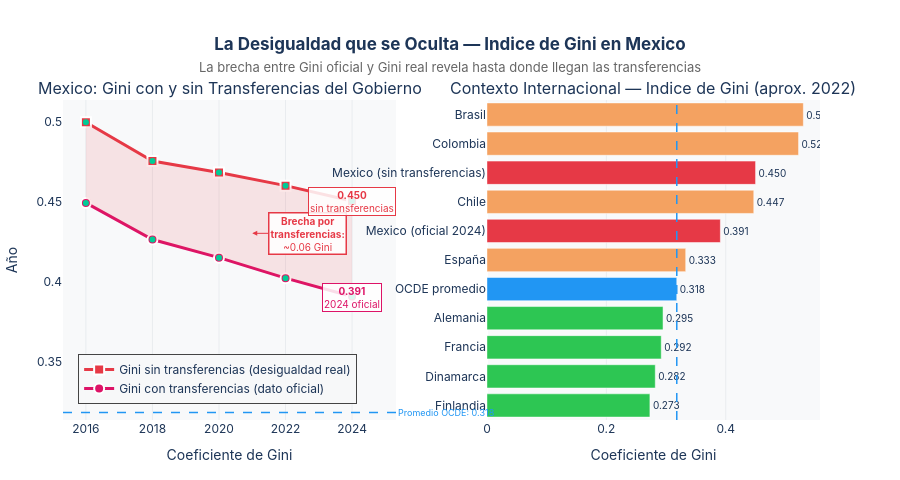

The notebook cell saved with this chart:
### Markdown cell above
---
## Acto II — El Gini: la mejora que necesita contexto

El coeficiente de Gini de México bajó de **0.449** en 2016 a **0.391** en 2024. Una mejora real.  
Pero hay dos datos que cambian la lectura:

1. **Sin transferencias del gobierno, el Gini sería 0.450** — 6 centésimas más alto en 2024. Las políticas sociales están *compensando* la desigualdad estructural, no corrigiéndola.
2. **Mexico sigue siendo uno de los paises más desiguales del mundo** — el promedio de la OCDE es 0.32. México está 22% por encima.

El ODS 10 pide reducir la desigualdad. Mexico la está cubriendo con transferencias, no con un modelo productivo más justo.

### Code cell
# ══════════════════════════════════════════════════════════════════════════════
# FIGURA 2 — Gini: con y sin transferencias + contexto OCDE
# ══════════════════════════════════════════════════════════════════════════════

gini_con  = get_serie('10R.4.1A').sort_values('periodo', ascending=False)
gini_sin  = get_serie('10R.4.1B').sort_values('periodo', ascending=False)

# Contexto internacional (valores OCDE 2022, aprox.)
ocde_ref = {
    'Dinamarca': 0.282, 'Finlandia': 0.273, 'Alemania': 0.295,
    'Francia': 0.292,   'España': 0.333,    'OCDE promedio': 0.318,
    'Chile': 0.447,     'Colombia': 0.522,  'Brasil': 0.530
}

fig_gini = make_subplots(
    rows=1, cols=2,
    subplot_titles=[
        'Mexico: Gini con y sin Transferencias del Gobierno',
        'Contexto Internacional — Indice de Gini (aprox. 2022)'
    ],
    horizontal_spacing=0.12
)

# ── Panel izq: Gini con y sin transferencias ──────────────────────────────────
fig_gini.add_trace(go.Scatter(
    x=gini_sin['periodo'], y=gini_sin['valor'],
    mode='lines+markers', name='Gini sin transferencias (desigualdad real)',
    line=dict(color=C_ALERTA, width=3),
    marker=dict(size=10, color=C_ALERTA, symbol='square',
                line=dict(width=2, color='white')),
    hovertemplate='<b>%{x}</b><br>Gini sin transf.: <b>%{y:.3f}</b><extra></extra>'
), row=1, col=1)

fig_gini.add_trace(go.Scatter(
    x=gini_con['periodo'], y=gini_con['valor'],
    mode='lines+markers', name='Gini con transferencias (dato oficial)',
    line=dict(color=C_ODS10, width=3),
    marker=dict(size=10, color=C_ODS10, symbol='circle',
                line=dict(width=2, color='white')),
    hovertemplate='<b>%{x}</b><br>Gini con transf.: <b>%{y:.3f}</b><extra></extra>'
), row=1, col=1)

# Rellenar la brecha
periodos_comunes = sorted(set(gini_con['periodo']) & set(gini_sin['periodo']))
gini_con_c = gini_con[gini_con['periodo'].isin(periodos_comunes)].sort_values('periodo')
gini_sin_c = gini_sin[gini_sin['periodo'].isin(periodos_comunes)].sort_values('periodo')

fig_gini.add_trace(go.Scatter(
    x=list(gini_con_c['periodo']) + list(gini_sin_c['periodo'][::-1]),
    y=list(gini_con_c['valor'])   + list(gini_sin_c['valor'][::-1]),
    fill='toself',
    fillcolor='rgba(230,57,70,0.12)',
    line=dict(width=0),
    showlegend=False,
    hoverinfo='skip',
    name='Brecha'
), row=1, col=1)

# Referencia OCDE
fig_gini.add_hline(
    y=0.318, line_dash='dash', line_color='#2196F3', line_width=1.5,
    row=1, col=1,
    annotation_text='Promedio OCDE: 0.318',
    annotation_position='right',
    annotation_font=dict(size=9, color='#2196F3')
)

# Anotación de la brecha
fig_gini.add_annotation(
    x=2021, y=0.430,
    text='<b>Brecha por<br>transferencias:</b><br>~0.06 Gini',
    showarrow=True, arrowhead=2, arrowcolor=C_ALERTA,
    ax=55, ay=0, font=dict(size=10, color=C_ALERTA),
    bgcolor='rgba(255,255,255,0.9)', bordercolor=C_ALERTA, borderwidth=1.5,
    row=1, col=1
)
fig_gini.add_annotation(
    x=2024, y=0.390,
    text='<b>0.391</b><br>2024 oficial',
    showarrow=False, font=dict(size=10, color=C_ODS10),
    bgcolor='rgba(255,255,255,0.85)', bordercolor=C_ODS10, borderwidth=1,
    row=1, col=1
)
fig_gini.add_annotation(
    x=2024, y=0.450,
    text='<b>0.450</b><br>sin transferencias',
    showarrow=False, font=dict(size=10, color=C_ALERTA),
    bgcolor='rgba(255,255,255,0.85)', bordercolor=C_ALERTA, borderwidth=1,
    row=1, col=1
)

# ── Panel der: Comparativa internacional ─────────────────────────────────────
paises = sorted(ocde_ref.items(), key=lambda x: x[1])
nombres_p = [p[0] for p in paises]
valores_p = [p[1] for p in paises]

# Agregar México
nombres_p.append('Mexico (oficial 2024)')
valores_p.append(0.391)
nombres_p.append('Mexico (sin transferencias)')
valores_p.append(0.450)

# Reordenar
sorted_pairs = sorted(zip(valores_p, nombres_p))
valores_p = [p[0] for p in sorted_pairs]
nombres_p = [p[1] for p in sorted_pairs]

bar_colors_int = [
    C_ALERTA if 'Mexico' in n else
    '#2196F3' if n == 'OCDE promedio' else
    C_MEJORA if v < 0.32 else
    C_ACENTO
    for v, n in zip(valores_p, nombres_p)
]
fig_gini.add_trace(go.Bar(
    x=valores_p, y=nombres_p,
    orientation='h',
    marker_color=bar_colors_int,
    marker_line_color='white', marker_line_width=0.5,
    text=['{:.3f}'.format(v) for v in valores_p],
    textposition='outside', textfont=dict(size=10),
    showlegend=False,
    hovertemplate='<b>%{y}</b><br>Gini: <b>%{x:.3f}</b><extra></extra>'
), row=1, col=2)

fig_gini.add_vline(
    x=0.318, line_dash='dash', line_color='#2196F3', line_width=1.5, row=1, col=2
)

fig_gini.update_xaxes(showgrid=True, gridcolor='#E9ECEF')
fig_gini.update_yaxes(showgrid=False)
fig_gini.update_xaxes(title_text='Coeficiente de Gini', row=1, col=1)
fig_gini.update_xaxes(title_text='Coeficiente de Gini', row=1, col=2)
fig_gini.update_yaxes(title_text='Año', row=1, col=1)

fig_gini.update_layout(
    title=dict(
        text='<b>La Desigualdad que se Oculta — Indice de Gini en Mexico</b><br>'
             '<span style="font-size:13px;color:#666;font-weight:normal">'
             'La brecha entre Gini oficial y Gini real revela hasta donde llegan las transferencias</span>',
        x=0.5, xanchor='center'
    ),
    height=480, plot_bgcolor=C_FONDO, paper_bgcolor='white',
    font=dict(family='Inter, Arial, sans-serif', color=C_LINEA),
    legend=dict(x=0.02, y=0.05, bgcolor='rgba(248,249,250,0.9)', borderwidth=1),
    margin=dict(t=100, b=60, l=40)
)
fig_gini.show()

brecha = gini_sin['valor'].iloc[0] - gini_con['valor'].iloc[0]
print('Gini con transferencias  2024: {:.3f}'.format(gini_con.iloc[0]['valor']))
print('Gini sin transferencias  2024: {:.3f}'.format(gini_sin.iloc[0]['valor']))
print('Brecha (transferencias):       {:.3f}'.format(brecha))
print('Promedio OCDE (ref. 2022):     0.318')
print('Mexico por encima del promedio OCDE: +{:.1f}%'.format((gini_con.iloc[0]['valor']/0.318 - 1)*100))

### Figure 1 — Plotly figure (JSON) as saved in the notebook; plotly's stock layout.template omitted (floating-point values rounded to 4 significant figures)
{"data": [{"hovertemplate": "<b>%{x}</b><br>Gini sin transf.: <b>%{y:.3f}</b><extra></extra>", "line": {"color": "#E63946", "width": 3}, "marker": {"color": "#E63946", "line": {"color": "white", "width": 2}, "size": 10, "symbol": "square"}, "mode": "lines+markers", "name": "Gini sin transferencias (desigualdad real)", "type": "scatter", "x": [2024, 2022, 2020, 2018, 2016], "xaxis": "x", "y": [0.4502, 0.4598, 0.4681, 0.4752, 0.4994], "yaxis": "y"}, {"hovertemplate": "<b>%{x}</b><br>Gini con transf.: <b>%{y:.3f}</b><extra></extra>", "line": {"color": "#DD1367", "width": 3}, "marker": {"color": "#DD1367", "line": {"color": "white", "width": 2}, "size": 10, "symbol": "circle"}, "mode": "lines+markers", "name": "Gini con transferencias (dato oficial)", "type": "scatter", "x": [2024, 2022, 2020, 2018, 2016], "xaxis": "x", "y": [0.3905, 0.402, 0.4148, 0.4261, 0.449], "yaxis": "y"}, {"fill": "toself", "fillcolor": "rgba(230,57,70,0.12)", "hoverinfo": "skip", "line": {"width": 0}, "name": "Brecha", "showlegend": false, "type": "scatter", "x": [2016, 2018, 2020, 2022, 2024, 2024, 2022, 2020, 2018, 2016], "xaxis": "x", "y": [0.449, 0.4261, 0.4148, 0.402, 0.3905, 0.4502, 0.4598, 0.4681, 0.4752, 0.4994], "yaxis": "y"}, {"hovertemplate": "<b>%{y}</b><br>Gini: <b>%{x:.3f}</b><extra></extra>", "marker": {"color": ["#2DC653", "#2DC653", "#2DC653", "#2DC653", "#2196F3", "#F4A261", "#E63946", "#F4A261", "#E63946", "#F4A261", "#F4A261"], "line": {"color": "white", "width": 0.5}}, "orientation": "h", "showlegend": false, "text": ["0.273", "0.282", "0.292", "0.295", "0.318", "0.333", "0.391", "0.447", "0.450", "0.522", "0.530"], "textfont": {"size": 10}, "textposition": "outside", "type": "bar", "x": [0.273, 0.282, 0.292, 0.295, 0.318, 0.333, 0.391, 0.447, 0.45, 0.522, 0.53], "xaxis": "x2", "y": ["Finlandia", "Dinamarca", "Francia", "Alemania", "OCDE promedio", "España", "Mexico (oficial 2024)", "Chile", "Mexico (sin transferencias)", "Colombia", "Brasil"], "yaxis": "y2"}], "layout": {"annotations": [{"font": {"size": 16}, "showarrow": false, "text": "Mexico: Gini con y sin Transferencias del Gobierno", "x": 0.22, "xanchor": "center", "xref": "paper", "y": 1, "yanchor": "bottom", "yref": "paper"}, {"font": {"size": 16}, "showarrow": false, "text": "Contexto Internacional — Indice de Gini (aprox. 2022)", "x": 0.78, "xanchor": "center", "xref": "paper", "y": 1, "yanchor": "bottom", "yref": "paper"}, {"font": {"color": "#2196F3", "size": 9}, "showarrow": false, "text": "Promedio OCDE: 0.318", "x": 1, "xanchor": "left", "xref": "x domain", "y": 0.318, "yanchor": "middle", "yref": "y"}, {"arrowcolor": "#E63946", "arrowhead": 2, "ax": 55, "ay": 0, "bgcolor": "rgba(255,255,255,0.9)", "bordercolor": "#E63946", "borderwidth": 1.5, "font": {"color": "#E63946", "size": 10}, "showarrow": true, "text": "<b>Brecha por<br>transferencias:</b><br>~0.06 Gini", "x": 2021, "xref": "x", "y": 0.43, "yref": "y"}, {"bgcolor": "rgba(255,255,255,0.85)", "bordercolor": "#DD1367", "borderwidth": 1, "font": {"color": "#DD1367", "size": 10}, "showarrow": false, "text": "<b>0.391</b><br>2024 oficial", "x": 2024, "xref": "x", "y": 0.39, "yref": "y"}, {"bgcolor": "rgba(255,255,255,0.85)", "bordercolor": "#E63946", "borderwidth": 1, "font": {"color": "#E63946", "size": 10}, "showarrow": false, "text": "<b>0.450</b><br>sin transferencias", "x": 2024, "xref": "x", "y": 0.45, "yref": "y"}], "font": {"color": "#1D3557", "family": "Inter, Arial, sans-serif"}, "height": 480, "legend": {"bgcolor": "rgba(248,249,250,0.9)", "borderwidth": 1, "x": 0.02, "y": 0.05}, "margin": {"b": 60, "l": 40, "t": 100}, "paper_bgcolor": "white", "plot_bgcolor": "#F8F9FA", "shapes": [{"line": {"color": "#2196F3", "dash": "dash", "width": 1.5}, "type": "line", "x0": 0, "x1": 1, "xref": "x domain", "y0": 0.318, "y1": 0.318, "yref": "y"}, {"line": {"color": "#2196F3", "dash": "dash", "width": 1.5}, "type": "line", "x0": 0.318, "x1": 0.318, "xref": "x2", "y0": 0, "y1": 1, "yref": "y2 domain"}], "title": {"text": "<b>La Desigualdad que se Oculta — Indice de Gini en Mexico</b><br><span style=\"font-size:13px;color:#666;font-weight:normal\">La brecha entre Gini oficial y Gini real revela hasta donde llegan las transferencias</span>", "x": 0.5, "xanchor": "center"}, "xaxis": {"anchor": "y", "domain": [0, 0.44], "gridcolor": "#E9ECEF", "showgrid": true, "title": {"text": "Coeficiente de Gini"}}, "xaxis2": {"anchor": "y2", "domain": [0.56, 1], "gridcolor": "#E9ECEF", "showgrid": true, "title": {"text": "Coeficiente de Gini"}}, "yaxis": {"anchor": "x", "domain": [0, 1], "showgrid": false, "title": {"text": "Año"}}, "yaxis2": {"anchor": "x2", "domain": [0, 1], "showgrid": false}}}
